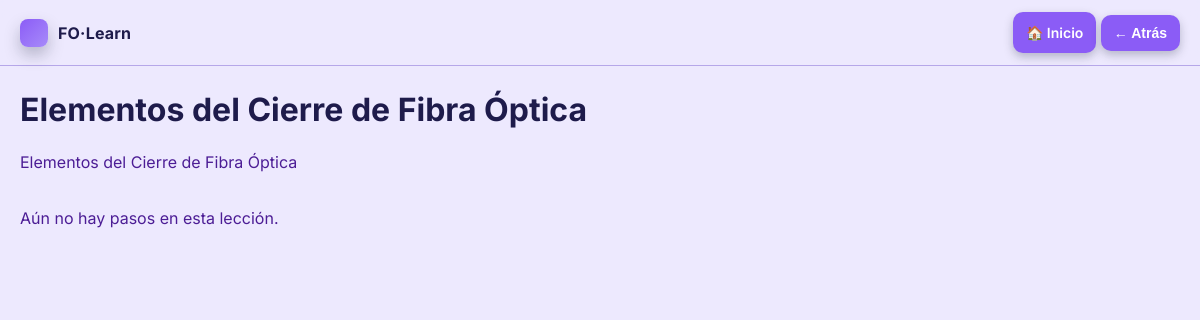
/l/elementos-del-cierre-de-fibra-optica/, run on the app's committed database.
### viewer/models.py (models this page shows, shortened)
class Lesson(models.Model):
    category = models.ForeignKey(Category, on_delete=models.PROTECT, related_name="lessons")
    title = models.CharField(max_length=160)
    slug = models.SlugField(max_length=180, unique=True)
    summary = models.TextField(blank=True)
    order = models.PositiveIntegerField(default=1)
    class Meta:
        ordering = ["order", "id"]

### viewer/views.py (the view)
# urls.py: path("l/<slug:slug>/", views.lesson_detail, name="lesson_detail"),
def lesson_detail(request, slug):
    lesson = get_object_or_404(Lesson, slug=slug)
    steps = lesson.steps.select_related("asset").all()
    return render(request, "viewer/lesson_detail.html", {"lesson": lesson, "steps": steps})

### templates/viewer/lesson_detail.html (shortened to what this page needs)
{% extends "base.html" %}
{% block content %}
  <h1>{{ lesson.title }}</h1>
  <p class="muted">{{ lesson.summary }}</p>
  <div class="category-grid">
    {% for s in steps %}
      <a class="category-card" href="{% url 'step_viewer' s.pk %}">
        <h3> {{ s.order }}: {{ s.title }}</h3>
      </a>
    {% empty %}
      <p class="muted">Aún no hay pasos en esta lección.</p>
    {% endfor %}
  </div>
{% endblock %}

### static/css/site.css (style rules this page uses)
:root { --bg: #EDE9FE; --panel: #C4B5FD; --text: #1E1B4B; --muted: #4C1D95; --brand: #8B5CF6; --brand-light:#A78BFA; --line: #B6A7E9; --radius:12px; --shadow:0 8px 16px rgba(15,23,42,0.25); --font: "Inter", system-ui, -apple-system, Segoe UI, Roboto, "Helvetica Neue", Arial; }
* { box-sizing:border-box }
html,body { height:100% }
body { margin:0; background:var(--bg); color:var(--text); font:16px/1.5 var(--font); }
h1,h2,h3 { margin:0 0 10px 0 }
.muted { color:var(--muted) }
.category-grid { display:grid; gap:16px; grid-template-columns: repeat(auto-fit, minmax(220px, 1fr)); margin-top:16px; }

### data on the page
Lesson: title "Elementos del Cierre de Fibra Óptica", summary "Elementos del Cierre de Fibra Óptica"
